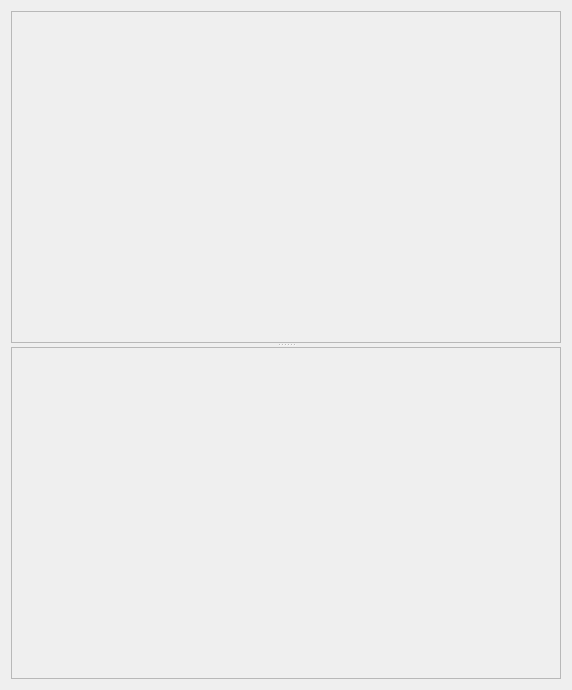
<?xml version="1.0" encoding="UTF-8"?>
<ui version="4.0">
 <class>SegyColormap</class>
 <widget class="QWidget" name="SegyColormap">
  <property name="geometry">
   <rect>
    <x>0</x>
    <y>0</y>
    <width>572</width>
    <height>690</height>
   </rect>
  </property>
  <property name="windowTitle">
   <string>Form</string>
  </property>
  <layout class="QVBoxLayout" name="verticalLayout">
   <item>
    <widget class="QSplitter" name="splitter">
     <property name="orientation">
      <enum>Qt::Vertical</enum>
     </property>
     <widget class="SegySpectrogram" name="segyColormap">
      <property name="frameShape">
       <enum>QFrame::StyledPanel</enum>
      </property>
      <property name="frameShadow">
       <enum>QFrame::Raised</enum>
      </property>
     </widget>
     <widget class="TracePlot" name="tracePlot">
      <property name="frameShape">
       <enum>QFrame::StyledPanel</enum>
      </property>
      <property name="frameShadow">
       <enum>QFrame::Raised</enum>
      </property>
      <zorder>frame</zorder>
     </widget>
    </widget>
   </item>
  </layout>
 </widget>
 <customwidgets>
  <customwidget>
   <class>TracePlot</class>
   <extends>QFrame</extends>
   <header>TracePlot.h</header>
   <container>1</container>
  </customwidget>
  <customwidget>
   <class>SegySpectrogram</class>
   <extends>QFrame</extends>
   <header>SegySpectrogram.h</header>
   <container>1</container>
  </customwidget>
 </customwidgets>
 <resources/>
 <connections/>
</ui>
